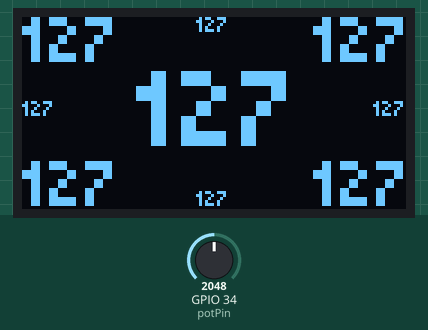
Bench run of a sketch on a simulated ESP32. Parts: 128×64 one-colour display. The inputs (shaded band) are chosen by the test bench; at power-on: GPIO 34 (potPin) = 2048.

Above: at 1.5 s.
1.6 s: GPIO 34 (potPin) set to 2866
At 2.7 s:
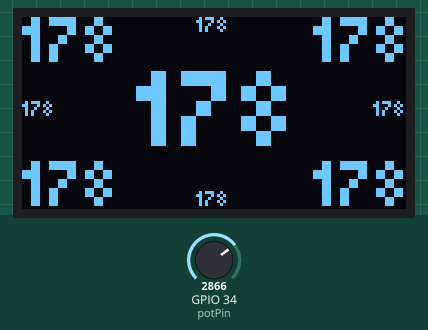
3.1 s: GPIO 34 (potPin) set to 3603
At 3.6 s:
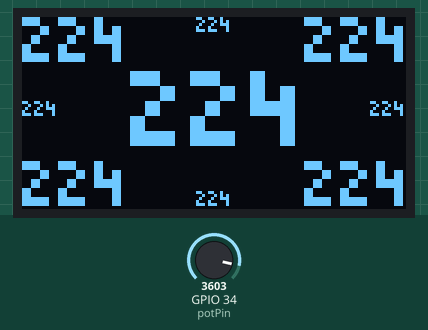
4.6 s: GPIO 34 (potPin) set to 4095
At 5.7 s:
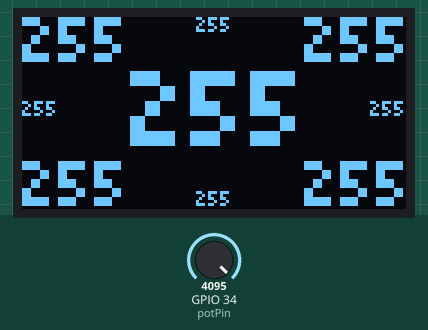
Timing chart, 0 to 7.6 s (numbered marks = the images above; inputs shaded):
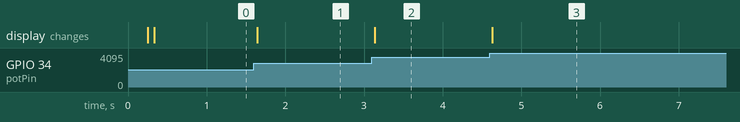

The sketch:

ssd1306_fontAligns_loeschRechteck_experimentell.ino
```cpp
#include <Wire.h>
#include <Adafruit_GFX.h>
#include <Adafruit_SSD1306.h>
#include <Fonts/Picopixel.h>

#define SCREEN_ADDRESS 0x3C
Adafruit_SSD1306 display(128, 64, &Wire, -1);

#define potPin 34
int potValue = 0;
int cMax = 255;


/************************************************/
/* Funktion zum Ausrichten der STANDARD-Schrift */
/************************************************/
/* Auch wenn die Standard-Schrift von sich aus  */
/* anbietet, eine Hintergrundfarbe zu wählen,   */
/* besteht das Problem, dass beim Wechsel von   */
/* z.B. 100 auf 99 links und rechts Artefakte   */
/* bleiben. Daher berechne ich auch für die     */
/* Standard-Schrift ein Rechteck mit cMax, dem  */
/* maximalen und somit ausladensten Wert, den   */
/* die Variable haben kann.                     */
/************************************************/

void standardFontAlign(String lorem, String maxValue, int option, int x, int y, int fontScale, int fontColor, int bgrColor){

  int16_t x1, y1;
  uint16_t w, h;
  uint16_t wL, hL;

  display.setTextSize(fontScale);
  display.setTextColor(fontColor, bgrColor);
  display.getTextBounds(lorem, x, y, &x1, &y1, &w, &h);       //Größe des Textes berechnen
  display.getTextBounds(maxValue, x, y, &x1, &y1, &wL, &hL);      //Größe des Löschrechtecks berechnen

  if(option == 0){
    display.setCursor(x-w/2, y);                              //MITTE OBEN
    display.fillRect(x-wL/2, y, wL, hL, 0);                   //Löschrechteck anwenden

  } else if(option == 1){
    display.setCursor(x-w, y);                                //RECHTS OBEN
    display.fillRect(x-wL, y, wL, hL, 0);                     //Löschrechteck anwenden

  } else if(option == 2){
    display.setCursor(x-w, y-h/2);                            //RECHTS MITTE
    display.fillRect(x-wL, y-hL/2, wL, hL, 0);                //Löschrechteck anwenden

  } else if(option == 3){
    display.setCursor(x-w, y-h);                              //RECHTS UNTEN
    display.fillRect(x-wL, y-hL, wL, hL, 0);                  //Löschrechteck anwenden

  } else if(option == 4){
    display.setCursor(x-w/2, y-h);                            //MITTE UNTEN
    display.fillRect(x-wL/2, y-hL, wL, hL, 0);                //Löschrechteck anwenden

  } else if(option == 5){
    display.setCursor(x, y-h);                                //LINKS UNTEN
    display.fillRect(x, y-hL, wL, hL, 0);                     //Löschrechteck anwenden

  } else if(option == 6){
    display.setCursor(x, y-h/2);                              //LINKS MITTE
    display.fillRect(x, y-hL/2, wL, hL, 0);                   //Löschrechteck anwenden

  } else if(option == 7){
    display.setCursor(x, y);                                  //LINKS OBEN
    display.fillRect(x, y, wL, hL, 0);                        //Löschrechteck anwenden


  } else if(option == 8){
    display.setCursor(x-w/2, y-h/2);                          //MITTE MITTE
    display.fillRect(x-wL/2, y-hL/2, wL, hL, 0);              //Löschrechteck anwenden
  }

  display.print(lorem);

}


/******************************************************/
/* Funktion zum Ausrichten SELBST GEWÄHLTER Schriften */
/* mit experimentellem Löschen des Texthintergrundes  */
/******************************************************/
/* Ändert fillRect in drawRect und wählt eine andere  */
/* Farbe für bgr, z.B. ILI9341_RED. Dann könnt ihr    */
/* sehen, wie der Löschbalken platziert wird. Ich     */
/* habe alle Werte mit Offsets versehen, weil sich    */
/* die Schrift mit zunehmender Skalierung weiter      */
/* verschiebt. Ich habe noch nicht herausgefunden,    */
/* woran das liegt.                                   */
/******************************************************/

void customFontAlign(String lorem, String maxValue, int option, int x, int y, int fontScale, int fontColor, int bgrColor){

  int16_t x1, y1;
  uint16_t w, h;

  uint16_t wL, hL;

  display.setTextSize(fontScale);
  display.setTextColor(fontColor);
  display.getTextBounds(lorem, x, y, &x1, &y1, &w, &h);         //Größe des Textes berechnen
  display.getTextBounds(maxValue, x, y, &x1, &y1, &wL, &hL);        //Größe des Löschrechtecks berechnen

  if(option == 0){
    display.setCursor(x-w/2, y+h-fontScale);                              //MITTE OBEN
    display.fillRect(x-wL/2-3, y-2, wL+6, hL+4, bgrColor);           //Löschrechteck

  } else if(option == 1){
    display.setCursor(x-w, y+h-fontScale);                                //RECHTS OBEN
    display.fillRect(x-wL, y-2, wL+3, hL+4, bgrColor);               //Löschrechteck

  } else if(option == 2){
    display.setCursor(x-w, y+h/2-fontScale);                              //RECHTS MITTE
    display.fillRect(x-wL-3, y-hL/2-2, wL+6, hL+4, bgrColor);        //Löschrechteck

  } else if(option == 3){
    display.setCursor(x-w, y-fontScale);                                  //RECHTS UNTEN
    display.fillRect(x-wL-3, y-hL-2, wL+6, hL+4, bgrColor);          //Löschrechteck

  } else if(option == 4){
    display.setCursor(x-w/2, y-fontScale);                            	  //MITTE UNTEN
    display.fillRect(x-wL/2-3, y-hL-2, wL+6, hL+4, bgrColor);        //Löschrechteck

  } else if(option == 5){
    display.setCursor(x, y-fontScale);                                	  //LINKS UNTEN
    display.fillRect(x-3, y-hL-2, wL+6, hL+4, bgrColor);             //Löschrechteck

  } else if(option == 6){
    display.setCursor(x, y+h/2-fontScale);				                        //LINKS MITTE
    display.fillRect(x-3, y-hL/2-2, wL+6, hL+4, bgrColor);           //Löschrechteck

  } else if(option == 7){
    display.setCursor(x, y+h-fontScale);                                  //LINKS OBEN
    display.fillRect(x-3, y-2, wL+6, hL+4, bgrColor);                //Löschrechteck

  } else if(option == 8){
    display.setCursor(x-w/2, y+h/2-fontScale);				                    //MITTE MITTE
    display.fillRect(x-wL/2-3, y-hL/2-2, wL+6, hL+4, bgrColor);      //Löschrechteck

  }

  display.print(lorem);

}


void setup() {

  Serial.begin(9600);
  delay(250);
  display.begin(SSD1306_SWITCHCAPVCC, SCREEN_ADDRESS);

  display.clearDisplay();

  display.setTextWrap(false);
  display.setFont(&Picopixel);      //muss auskommentiert werden, wenn man standardFontAlign verwenden möchte

  display.display();

}

void loop() {

  int potValue = map(analogRead(potPin),0,4095,0,cMax);


  customFontAlign(String(potValue), String(cMax), 0, 63, 0, 1, 1, 0);
  customFontAlign(String(potValue), String(cMax), 1, 127, 0, 3, 1, 0);
  customFontAlign(String(potValue), String(cMax), 2, 127, 31, 1, 1, 0);
  customFontAlign(String(potValue), String(cMax), 3, 127, 63, 3, 1, 0);
  customFontAlign(String(potValue), String(cMax), 4, 63, 63, 1, 1, 0);
  customFontAlign(String(potValue), String(cMax), 5, 0, 63, 3, 1, 0);
  customFontAlign(String(potValue), String(cMax), 6, 0, 31, 1, 1, 0);
  customFontAlign(String(potValue), String(cMax), 7, 0, 0, 3, 1, 0);
  customFontAlign(String(potValue), String(cMax), 8, 63, 31, 5, 1, 0);


/*
  standardFontAlign(String(potValue), String(cMax), 0, 63, 0, 1, 1, 0);
  standardFontAlign(String(potValue), String(cMax), 1, 127, 0, 3, 1, 0);
  standardFontAlign(String(potValue), String(cMax), 2, 127, 31, 1, 1, 0);
  standardFontAlign(String(potValue), String(cMax), 3, 127, 63, 3, 1, 0);
  standardFontAlign(String(potValue), String(cMax), 4, 63, 63, 1, 1, 0);
  standardFontAlign(String(potValue), String(cMax), 5, 0, 63, 3, 1, 0);
  standardFontAlign(String(potValue), String(cMax), 6, 0, 31, 1, 1, 0);
  standardFontAlign(String(potValue), String(cMax), 7, 0, 0, 3, 1, 0);
  standardFontAlign(String(potValue), String(cMax), 8, 63, 31, 5, 1, 0);
*/

  display.display();

}
```

Measured:
- after the input at 1.6 s, the display: changes at once (image 1)
- after the input at 3.1 s, the display: changes at once (image 2)
- after the input at 4.6 s, the display: changes at once (image 3)
